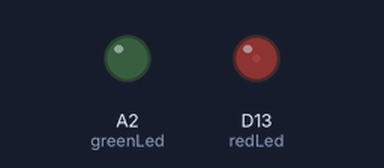
A program run on a simulated CircuitPython board. On the bench: output pins drawn as LEDs (lit = HIGH).

Above: at 0.05 s.
At 0.3 s:
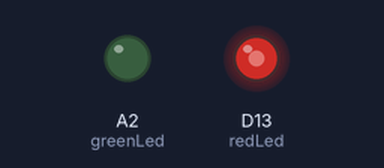
At 0.45 s:
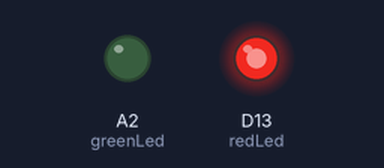
At 0.85 s:
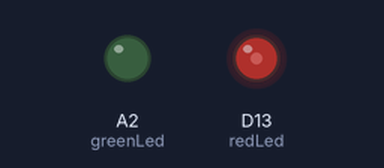
Timing chart, 0 to 3.0 s (numbered marks = the images above):
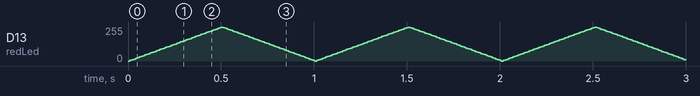

The program:

pwm_example.py
```python
# PWM can be used on the following pins: D0, RX, D1, TX, D2, D3, D4, D5, D6,
# ......D7, D8, D9, D10, D11, D12, D13, L, A2, A3, A4, MOSI, MISO, SCK, SCL,
#.......SDA, APA102_MOSI, APA102_SCK.

# the dorkbot board has LEDs on A2, D13, and power mosfets on D11 and D10.

import time
import board
import pulseio

redLed = pulseio.PWMOut(board.D13, frequency=5000, duty_cycle=0)
greenLed = pulseio.PWMOut(board.A2, frequency=5000, duty_cycle=0)
# mosfetLed1 = pulseio.PWMOut(board.D10, frequency=5000, duty_cycle=0)
# mosfetLed2 = pulseio.PWMOut(board.D10, frequency=5000, duty_cycle=0)

while True:
    for i in range(100):
        # PWM LED up and down
        if i < 50:
            redLed.duty_cycle = int(i * 2 * 65535 / 100)  # Up
        else:
            redLed.duty_cycle = 65535 - int((i - 50) * 2 * 65535 / 100)  # Down
        time.sleep(0.01)
```
